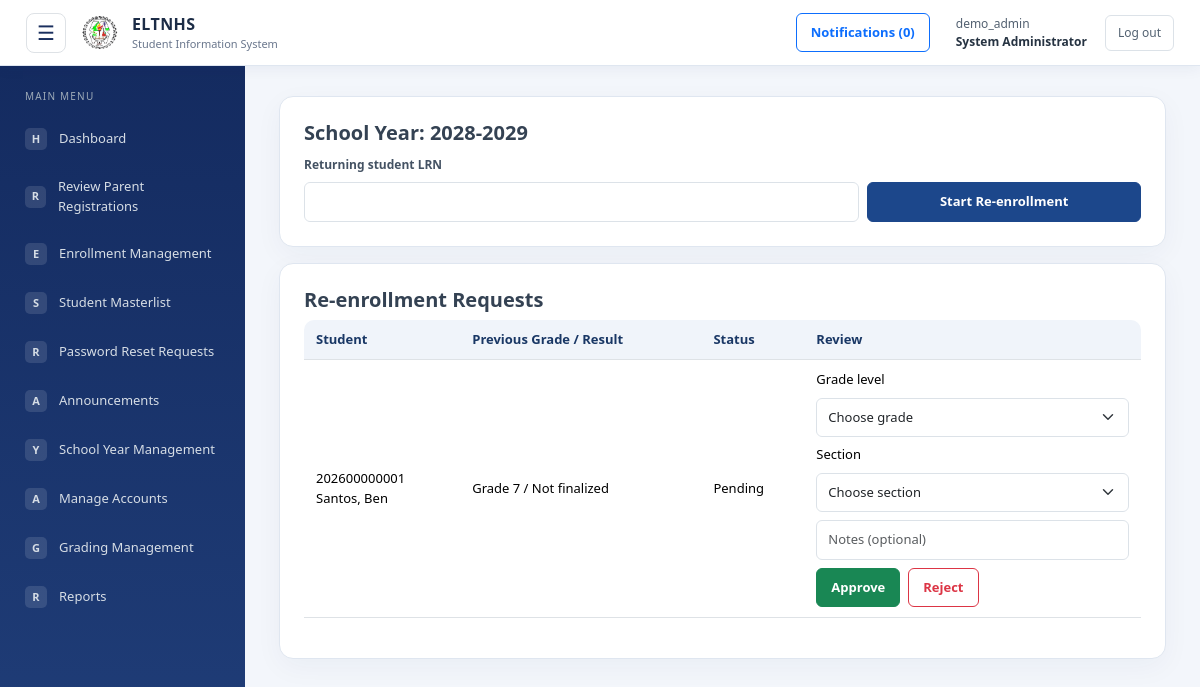
The page /shared/reenroll.php (signed in) on the database as committed earlier.
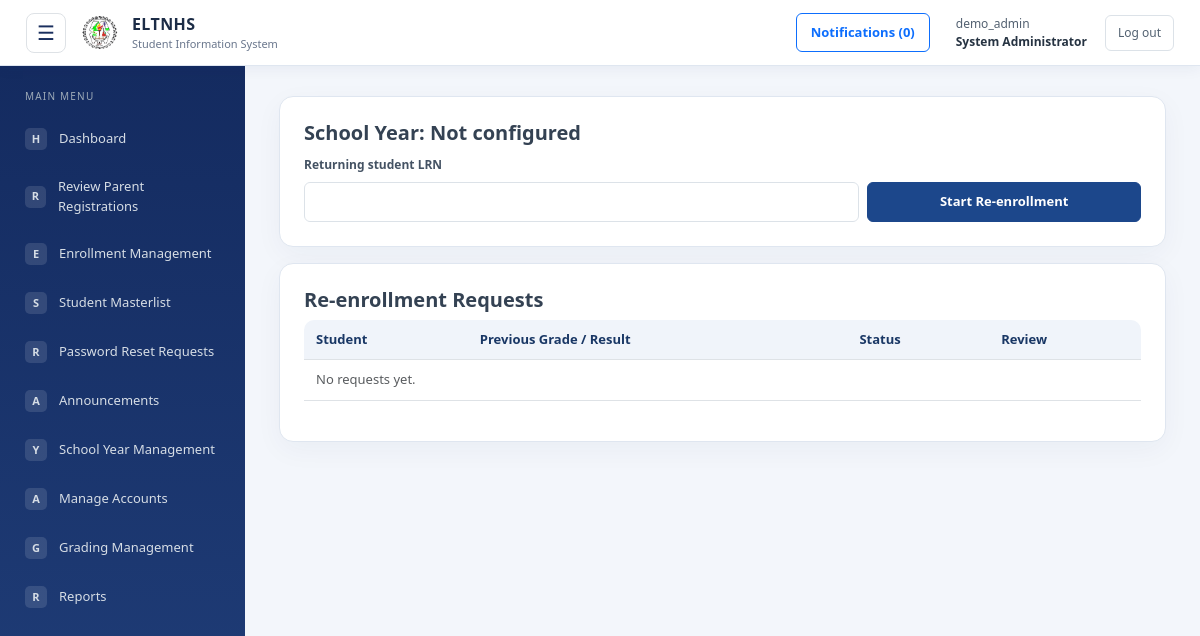
The same page on the database as committed later.
### tables this page shows
CREATE TABLE `school_years` (
  `school_year_id` int(11) NOT NULL,
  `school_year_name` varchar(20) NOT NULL,
  `start_date` date DEFAULT NULL,
  `end_date` date DEFAULT NULL,
  `year_status` enum('Current','Completed') NOT NULL DEFAULT 'Completed',
  `open_grading_term` tinyint(3) UNSIGNED NOT NULL DEFAULT 0
);

### includes/functions.php (called while the page is built, shortened)
<?php
function e($value) {
    return htmlspecialchars((string) $value, ENT_QUOTES, 'UTF-8');
}
?>

### shared/reenroll.php (the view, shortened to what the changed rows need)
<?php
require_once 'dbconn.php';
require_once 'includes/functions.php';
$staff = in_array($_SESSION['role'], ['School Registrar', 'System Administrator'], true);
$year = $pdo->query("
    SELECT school_year_id, school_year_name
    FROM school_years
    WHERE year_status='Current'
    ORDER BY school_year_id DESC
    LIMIT 1
")->fetch(PDO::FETCH_ASSOC);
$yearId = (int)($year['school_year_id'] ?? 0);
if ($staff) {
    $q = $pdo->prepare("
        SELECT
            r.*,
            s.first_name,
            s.last_name,
            e.grade_level AS previous_grade,
            e.final_result AS previous_result
        FROM reenrollment_requests r
        JOIN students s ON s.student_lrn=r.student_lrn
        LEFT JOIN enrollments e ON e.enrollment_id=(
            SELECT e2.enrollment_id
            FROM enrollments e2
            WHERE e2.student_lrn=r.student_lrn
            AND e2.school_year_id<>r.school_year_id
            ORDER BY e2.school_year_id DESC, e2.enrollment_id DESC
            LIMIT 1
        )
        WHERE r.school_year_id=?
        ORDER BY r.created_at DESC
    ");
    $q->execute([$yearId]);
    $requests = $q->fetchAll(PDO::FETCH_ASSOC);
}
require 'includes/header.php';
?>
<div class="card p-4 mb-3">
    <h5>School Year: <?= e($year['school_year_name'] ?? 'Not configured') ?></h5>
    <?php if ($staff): ?>
        <form method="post" class="row g-2">
            <div class="col-md-8">
            </div>
            <div class="col-md-4 d-flex align-items-end">
            </div>
        </form>
    <?php elseif ($alreadyEnrolled): ?>
        <div class="alert alert-success">You already have an enrollment for this school year.</div>
    <?php elseif ($myRequest): ?>
        <div class="alert alert-info">
            Request status: <?= e($myRequest['request_status']) ?>
        </div>
    <?php endif; ?>
</div>
<?php if ($staff): ?>
    <div class="card p-4">
        <div class="table-responsive">
            <table class="table align-middle">
                <thead>
                    <tr>
                        <th>Student</th>
                        <th>Previous Grade / Result</th>
                        <th>Status</th>
                        <th>Review</th>
                    </tr>
                </thead>
                <tbody>
                    <?php foreach ($requests as $r): ?>
                        <tr>
                            <td>
                                <?= e($r['student_lrn']) ?>
                                <div><?= e($r['last_name'] . ', ' . $r['first_name']) ?></div>
                            </td>
                            <td>
                                <?= e($r['previous_grade'] ?? '—') ?>
                                /
                                <?= e($r['previous_result'] ?? 'Not finalized') ?>
                            </td>
                            <td><?= e($r['request_status']) ?></td>
                            <td>
                                <?php if ($r['request_status'] === 'Pending'): ?>
                                    <form method="post" class="d-grid gap-2">
                                        <label>Grade level</label>
                                        <select name="grade_level" class="form-select" required>
                                            <option value="">Choose grade</option>
                                        </select>
                                        <label>Section</label>
                                        <select name="section_id" class="form-select" required>
                                            <option value="">Choose section</option>
                                        </select>
                                        <input
                                            class="form-control"
                                            name="review_notes"
                                            placeholder="Notes (optional)"
                                        >
                                        <div class="d-flex gap-2">
                                            <button class="btn btn-success btn-sm" name="decision" value="Approved">
                                                Approve
                                            </button>
                                            <button
                                                class="btn btn-outline-danger btn-sm"
                                                name="decision"
                                                value="Rejected"
                                                formnovalidate
                                            >
                                                Reject
                                            </button>
                                        </div>
                                    </form>
                                <?php else: ?>
                                    Reviewed
                                <?php endif; ?>
                            </td>
                        </tr>
                    <?php endforeach; ?>
                    <?php if (!$requests): ?>
                        <tr>
                            <td colspan="4" class="text-muted">No requests yet.</td>
                        </tr>
                    <?php endif; ?>
                </tbody>
            </table>
        </div>
    </div>
<?php endif; ?>
<?php require 'includes/footer.php'; ?>

Rows that differ between the two databases and show on the page:
removed school_years: school_year_name "2028-2029"
Other text that changed with them:
$year['school_year_name']: (not shown) → "Not configured"
text now shown: "No requests yet."
list line gone: "202600000001 Santos, Ben Grade 7 / Not finalized Pending Grade level Choose grade Section Choose section  Approve Reject"
